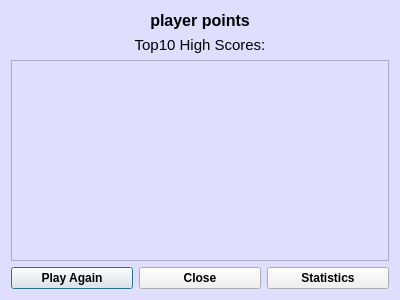
<?xml version="1.0" encoding="UTF-8"?>
<ui version="4.0">
 <class>GameOverDialog</class>
 <widget class="QDialog" name="GameOverDialog">
  <property name="geometry">
   <rect>
    <x>0</x>
    <y>0</y>
    <width>400</width>
    <height>300</height>
   </rect>
  </property>
  <property name="windowTitle">
   <string>Dialog</string>
  </property>
  <property name="styleSheet">
   <string notr="true">background-color: rgb(224, 222, 255);</string>
  </property>
  <layout class="QVBoxLayout" name="verticalLayout_2">
   <item>
    <layout class="QVBoxLayout" name="verticalLayout">
     <item>
      <layout class="QHBoxLayout" name="horizontalLayout_2">
       <item>
        <widget class="QLabel" name="pointsLabel">
         <property name="sizePolicy">
          <sizepolicy hsizetype="Fixed" vsizetype="Fixed">
           <horstretch>0</horstretch>
           <verstretch>0</verstretch>
          </sizepolicy>
         </property>
         <property name="font">
          <font>
           <pointsize>12</pointsize>
           <weight>75</weight>
           <bold>true</bold>
          </font>
         </property>
         <property name="text">
          <string>player points</string>
         </property>
         <property name="alignment">
          <set>Qt::AlignCenter</set>
         </property>
        </widget>
       </item>
      </layout>
     </item>
     <item>
      <widget class="QLabel" name="highScoresHeaderLabel">
       <property name="sizePolicy">
        <sizepolicy hsizetype="Expanding" vsizetype="Fixed">
         <horstretch>0</horstretch>
         <verstretch>0</verstretch>
        </sizepolicy>
       </property>
       <property name="font">
        <font>
         <pointsize>11</pointsize>
        </font>
       </property>
       <property name="text">
        <string>Top10 High Scores:</string>
       </property>
       <property name="alignment">
        <set>Qt::AlignCenter</set>
       </property>
      </widget>
     </item>
    </layout>
   </item>
   <item>
    <widget class="QTextBrowser" name="topscoreWidget">
     <property name="font">
      <font>
       <pointsize>11</pointsize>
      </font>
     </property>
    </widget>
   </item>
   <item>
    <layout class="QHBoxLayout" name="horizontalLayout">
     <item>
      <widget class="QPushButton" name="playAgainButton">
       <property name="font">
        <font>
         <weight>75</weight>
         <bold>true</bold>
        </font>
       </property>
       <property name="styleSheet">
        <string notr="true">background-color: rgb(240, 240, 240);</string>
       </property>
       <property name="text">
        <string>Play Again</string>
       </property>
      </widget>
     </item>
     <item>
      <widget class="QPushButton" name="gameOverCloseButton">
       <property name="font">
        <font>
         <weight>75</weight>
         <bold>true</bold>
        </font>
       </property>
       <property name="styleSheet">
        <string notr="true">background-color: rgb(240, 240, 240);</string>
       </property>
       <property name="text">
        <string>Close</string>
       </property>
      </widget>
     </item>
     <item>
      <widget class="QPushButton" name="statsButton">
       <property name="font">
        <font>
         <weight>75</weight>
         <bold>true</bold>
        </font>
       </property>
       <property name="styleSheet">
        <string notr="true">background-color: rgb(240, 240, 240);</string>
       </property>
       <property name="text">
        <string>Statistics</string>
       </property>
      </widget>
     </item>
    </layout>
   </item>
  </layout>
 </widget>
 <resources/>
 <connections/>
</ui>
